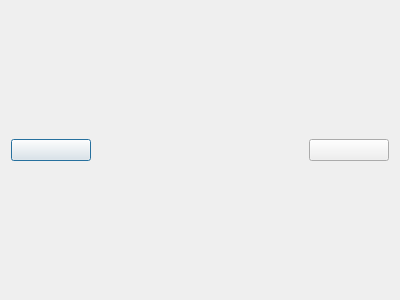
<?xml version="1.0" encoding="UTF-8"?>
<ui version="4.0">
 <class>PicShow</class>
 <widget class="QDialog" name="PicShow">
  <property name="geometry">
   <rect>
    <x>0</x>
    <y>0</y>
    <width>400</width>
    <height>300</height>
   </rect>
  </property>
  <property name="windowTitle">
   <string>Dialog</string>
  </property>
  <layout class="QHBoxLayout" name="horizontalLayout">
   <item>
    <layout class="QGridLayout" name="gridLayout">
     <item row="0" column="2">
      <spacer name="verticalSpacer">
       <property name="orientation">
        <enum>Qt::Orientation::Vertical</enum>
       </property>
       <property name="sizeHint" stdset="0">
        <size>
         <width>20</width>
         <height>40</height>
        </size>
       </property>
      </spacer>
     </item>
     <item row="1" column="3">
      <spacer name="horizontalSpacer_2">
       <property name="orientation">
        <enum>Qt::Orientation::Horizontal</enum>
       </property>
       <property name="sizeHint" stdset="0">
        <size>
         <width>40</width>
         <height>20</height>
        </size>
       </property>
      </spacer>
     </item>
     <item row="1" column="1">
      <spacer name="horizontalSpacer">
       <property name="orientation">
        <enum>Qt::Orientation::Horizontal</enum>
       </property>
       <property name="sizeHint" stdset="0">
        <size>
         <width>40</width>
         <height>20</height>
        </size>
       </property>
      </spacer>
     </item>
     <item row="1" column="2">
      <widget class="QLabel" name="label">
       <property name="text">
        <string/>
       </property>
      </widget>
     </item>
     <item row="1" column="0">
      <widget class="QWidget" name="widget" native="true">
       <property name="minimumSize">
        <size>
         <width>80</width>
         <height>0</height>
        </size>
       </property>
       <property name="maximumSize">
        <size>
         <width>80</width>
         <height>16777215</height>
        </size>
       </property>
       <layout class="QVBoxLayout" name="verticalLayout">
        <property name="leftMargin">
         <number>0</number>
        </property>
        <property name="topMargin">
         <number>0</number>
        </property>
        <property name="rightMargin">
         <number>0</number>
        </property>
        <property name="bottomMargin">
         <number>0</number>
        </property>
        <item>
         <widget class="PicButton" name="previousBtn">
          <property name="text">
           <string/>
          </property>
         </widget>
        </item>
       </layout>
      </widget>
     </item>
     <item row="1" column="4">
      <widget class="QWidget" name="widget_2" native="true">
       <property name="minimumSize">
        <size>
         <width>80</width>
         <height>0</height>
        </size>
       </property>
       <property name="maximumSize">
        <size>
         <width>80</width>
         <height>16777215</height>
        </size>
       </property>
       <layout class="QVBoxLayout" name="verticalLayout_2">
        <property name="leftMargin">
         <number>0</number>
        </property>
        <property name="topMargin">
         <number>0</number>
        </property>
        <property name="rightMargin">
         <number>0</number>
        </property>
        <property name="bottomMargin">
         <number>0</number>
        </property>
        <item>
         <widget class="PicButton" name="nextBtn">
          <property name="text">
           <string/>
          </property>
         </widget>
        </item>
       </layout>
      </widget>
     </item>
     <item row="2" column="2">
      <spacer name="verticalSpacer_2">
       <property name="orientation">
        <enum>Qt::Orientation::Vertical</enum>
       </property>
       <property name="sizeHint" stdset="0">
        <size>
         <width>20</width>
         <height>40</height>
        </size>
       </property>
      </spacer>
     </item>
    </layout>
   </item>
  </layout>
 </widget>
 <customwidgets>
  <customwidget>
   <class>PicButton</class>
   <extends>QPushButton</extends>
   <header>picbutton.h</header>
  </customwidget>
 </customwidgets>
 <resources/>
 <connections/>
</ui>
